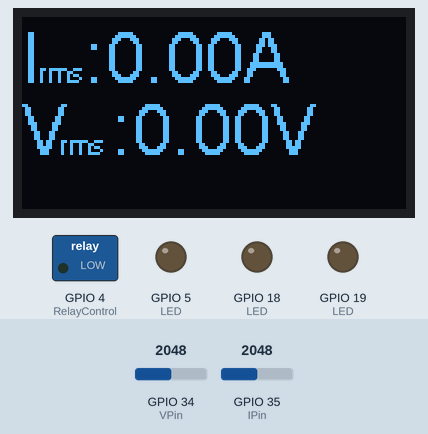
Recording of a sketch running on a simulated ESP32. Shown: 128×64 one-colour display, switched loads named in the sketch (green lamp = pin HIGH), output pins drawn as LEDs (lit = HIGH). The test bench sets the inputs (shaded band); at power-on: GPIO 34 (VPin) = 2048, GPIO 35 (IPin) = 2048.

Above: at 0.6 s.

The sketch:

NodeMCU32S_SmartSocket_V3.ino
```cpp
#include <WiFi.h>
#include <HTTPClient.h>

#include <Wire.h>
#include <SH1106Wire.h>

#define IPin 35// I analog pin39
#define VPin 34// V analog pin36

#define SCL 22// OLED SCL pin
#define SDA 21// OLED SDA pin
#define OLEDAddress 0x3C
#define RLED 19// LED pin
#define GLED 18// LED pin
#define YLED 5// LED pin
#define ButtonOne 17// Button pin
#define ButtonTwo 16// Button pin
#define RelayControl 4// Control Relay
#define DataTime 16667// Calculat Data Time
//#define DataTime 1000000// Calculat Data Time
#define OLEDSreemHold 2000// 顯示資料保持1秒
#define OLEDItemX 0// 顯示OLED名稱 X軸
#define OLEDItemY 0// 顯示OLED名稱 Y軸
#define OLEDDataX 0// 顯示OLED數據 X軸
#define OLEDDataY 24// 顯示OLED數據 Y軸
#define CurrentCorrectionValuePointFiveToThree 1.22637// 電流Irms在0.5~3 時, 校正參數
#define CurrentCorrectionValueThreeToTwenty 1.1819// 電流Irms在3~20 時, 校正參數
#define VoltagetCorrectionValueFull 0.9649// 電壓Vrms校正參數
#define POffectADC 1.65
const char* ssid = "dlink-7730";
const char* password =  "135791113";
String IP, MAC;

SH1106Wire display(OLEDAddress, SDA, SCL);
float IreadValue, VreadValue, ImaxValue, VmaxValue, IminValue, VminValue, DataCount, PmaxValue, PminValue, PreadValue, count, CurrentStatus;
float Iresult, Vresult, Irms, Vrms, ITotalData, VTotalData, IAvgData, VAvgData, CCVIrms, S, Presult, PFCorrectionValue;
uint32_t start_time, FirstPage, SecondPage;
String OLEDI, OLEDV, OLEDRms, OLEDS, OLEDPF;


int Status(){
  if(digitalRead(ButtonTwo) == HIGH){
    digitalWrite(RelayControl, HIGH);
  }else{
    digitalWrite(RelayControl, LOW);
  }
}

float RMS() {
  ImaxValue = 0;// 電流ADC讀取最大值初始設定為0
  VmaxValue = 0;// 電壓ADC讀取最大值初始設定為0
  PmaxValue = -2.7225;// 電壓與電流相乘初始設定為0
  IminValue = 4095;// 電流ADC讀取最大值初始設定為4096
  VminValue = 4095;// 電壓ADC讀取最大值初始設定為4096
  PminValue = 2.7225;
  ITotalData = 0;// 電流n次加總初始設定為0
  VTotalData = 0;// 電壓n次加總初始設定為0
  IAvgData = 0;// 電流平均初始設定為0
  VAvgData = 0;// 電壓平均初始設定為0
  CCVIrms = 0;//電流校正初始值為0
  //count = 0;
  //-for(DataCount = 0; DataCount < 10; DataCount++){
  start_time = micros();
  while((micros()-start_time) <= DataTime) {// 取樣時間16.6667ms 1s=1000000
    delayMicroseconds(57);// FOR TWO ADC IN 16.667MS
    IreadValue = analogRead(IPin);// 讀取電流ADC
    delayMicroseconds(57);// FOR TWO ADC IN 16.667MS
    VreadValue = analogRead(VPin);// 讀取電壓ADC
    //PreadValue = ((IreadValue*3.3/4095) - POffectADC) * ((VreadValue*3.3/4095) - POffectADC);

    if(IreadValue > ImaxValue) {// 電流判斷大小值
      ImaxValue = IreadValue;
      }
    if(IreadValue < IminValue) {
      IminValue = IreadValue;
    }

    if(VreadValue > VmaxValue) {// 電壓判斷大小值
      VmaxValue = VreadValue;
    }
    if(VreadValue < VminValue) {
      VminValue = VreadValue;
    }

    /*if(PreadValue > PmaxValue) {// PF判斷大小值
      PmaxValue = PreadValue;
    }
    if(PreadValue < PminValue) {
      PminValue = PreadValue;
    }*/
      //Status();
  }

  Iresult = ((ImaxValue - IminValue) * 3.3)/4095;// 將電流
  Vresult = ((VmaxValue - VminValue) * 3.3)/4095;
  //Presult = (PmaxValue + PminValue);
  //Serial.println(count);
  Irms = ((Iresult/2) * 0.707 * 22.727);// 30A for 66 22.727
  // 電流校整參數
  if(0.5 <= Irms <= 3){// 當電流rms值在0.5~3安培時
    CCVIrms = Irms * CurrentCorrectionValuePointFiveToThree;
    CurrentStatus = 1;
  }else if(3 < Irms <= 20){// 當電流rms值在3~20安培時
    CCVIrms = Irms * CurrentCorrectionValueThreeToTwenty;
    CurrentStatus = 2;
  }else{
     CCVIrms = Irms * 0;
     CurrentStatus = 3;
  }
  Vrms = ((Vresult/2) * 0.707 * 257.13);
  //S = CCVIrms * Vrms;
  if(CurrentStatus == 1){
    PFCorrectionValue = ((Presult/2) * 22.727 * CurrentCorrectionValuePointFiveToThree * 257.13);
  }else if(CurrentStatus == 2){
    PFCorrectionValue = ((Presult/2) * 22.727 * CurrentCorrectionValueThreeToTwenty * 257.13);
  }else if(CurrentStatus == 3){
    PFCorrectionValue = ((Presult/2) * 22.727 * 257.13 * 0);
  }
  //PFCorrectionValue = ((Presult/2)/((Iresult/2*0.707)*(Vresult/2*0.707)));
  OLEDRms = String("rms");
  OLEDI = String("I  :") + CCVIrms + String("A");
  OLEDV = String("V  :") + Vrms + String("V");
  OLEDS = String("S:") + S + String("W");
  OLEDPF = String("P.F.:") + PFCorrectionValue;
  FirstPage = millis();
  while((millis() - FirstPage) < OLEDSreemHold){ //電流電壓
    display.clear(); // clearing the display
    display.setFont(ArialMT_Plain_10);// 設定rms字形大小
    display.drawString(5, 12, OLEDRms);// for I
    display.drawString(12, 36, OLEDRms);// for V
    display.setFont(ArialMT_Plain_24);// 設定顯示量測值字形大小
    display.drawString(OLEDItemX, OLEDItemY, OLEDI);
    display.drawString(OLEDDataX, OLEDDataY, OLEDV);
    display.display();
    //Status();
  }
  /*SecondPage = millis();
  while((millis() - SecondPage) < OLEDSreemHold){ //功率功率因數
    display.clear(); // clearing the display
    display.setFont(ArialMT_Plain_24);// 設定顯示量測值字形大小
    display.drawString(OLEDItemX, OLEDItemY, OLEDS);
    display.drawString(OLEDDataX, OLEDDataY, OLEDPF);
    display.display();
    //Status();
  }*/

}

void setup() {
  Serial.begin(9600);
  display.init();
  display.flipScreenVertically();
  display.setFont(ArialMT_Plain_16);//24 16 8
  display.setTextAlignment(TEXT_ALIGN_LEFT);

  //delay(1000);
  //Serial.println("Connecting to ");
  //Serial.println(ssid);
  //connect to your local wi-fi network
  //WiFi.begin(ssid, password);
  //check wi-fi is connected to wi-fi network
  //while (WiFi.status() != WL_CONNECTED) {
    delay(500);
    display.clear(); // clearing the display
    display.drawString(OLEDItemX, OLEDItemY, "wait");
    display.display();
    //Serial.print(".");
  //}
  //Serial.println("");
  //Serial.println("WiFi connected");
  //IP = WiFi.localIP().toString();// change to string
  //MAC = WiFi.macAddress();

  pinMode(5, OUTPUT);// LED
  pinMode(18, OUTPUT);// LED
  pinMode(19, OUTPUT);// LED
  pinMode(4, OUTPUT);// 繼電器
  pinMode(17, INPUT_PULLUP);// 按鍵B1
  pinMode(16, INPUT_PULLUP);// 按鍵B2
  pinMode(35, INPUT_PULLUP);// 電流訊號
  pinMode(34, INPUT_PULLUP);// 電壓訊號
  display.setFont(ArialMT_Plain_24);//24 16 8
}

void loop() {
  //delay(500);
  //if(WiFi.status()== WL_CONNECTED){   //Check WiFi connection status
    RMS();
 //}else{
  //Serial.println("Error in WiFi connection");
  //String ERR = String("Wi-Fi Fed Out");
    //display.clear(); // clearing the display
    //display.drawString(OLEDItemX, OLEDItemY, ERR);
    //display.display();
 //}
  //delay(500);
}
```
